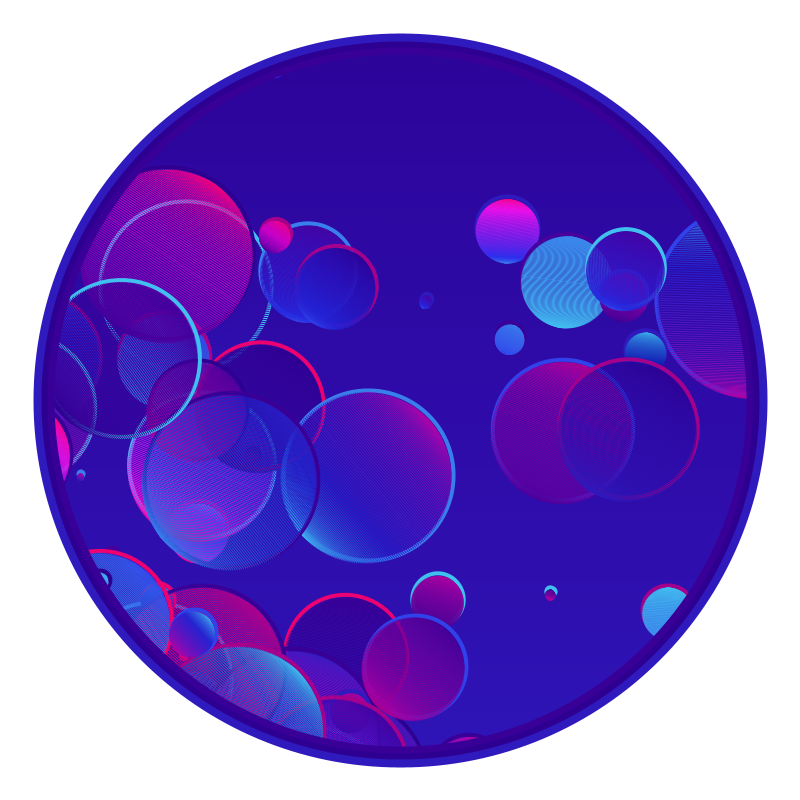
Frame 1 (no input)
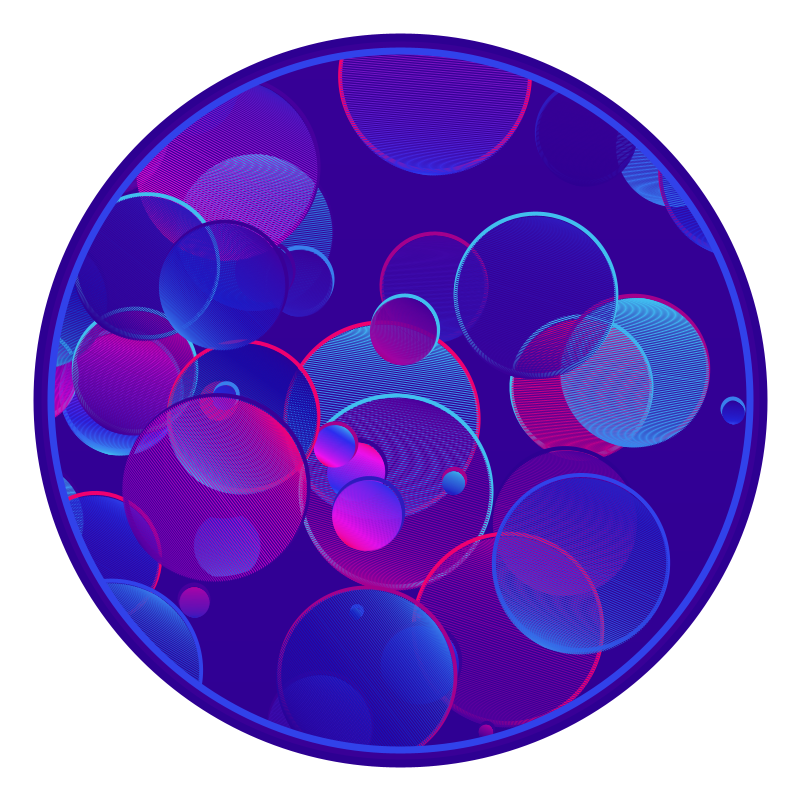
Frame 2 (the mouse pressed at the canvas centre, redrawn once)

The Processing sketch that drew these frames (run headless with seeded random() and noise(); the mouse was pressed at the canvas centre and the sketch redrawn once):

// Processing sketch: sketch_210616a
// ── sketch_210616a.pde
import java.util.*;
import java.util.UUID;

int screenshotCount=1;
int scale = 75;
String screenshotSet = UUID.randomUUID().toString();
int cols, rows, gH, gW;


color[] colors  = new int[9];

void setup()
{
  size(800, 800);

  cols = ceil(width/scale);
  rows = ceil(height/scale);
  gH = ceil(width/cols);
  gW = ceil(height/rows);

  colorMode(HSB, 359, 99, 99, 255);
  color c1 = color(331, 100, 93, 255);
  color c2 = color(308, 100, 64, 255);
  color c3 = color(266, 100, 61, 255);
  color c4 = color(262, 100, 59, 255);
  color c5 = color(258, 100, 57, 255);
  color c6 = color(247, 85, 74, 255);
  color c7 = color(234, 78, 91, 255);
  color c8 = color(216, 75, 92, 255);
  color c9 = color(196, 72, 93, 255);
  colors[0] = c1;
  colors[1] = c2;
  colors[2] = c3;
  colors[3] = c4;
  colors[4] = c5;
  colors[5] = c6;
  colors[6] = c7;
  colors[7] = c8;
  colors[8] = c9;


}

void gradientEllipse(float centerX, float centerY, float containerW, float containerH, float variance, int stepHeight, color c1, color c2) {


  // float variance = 0.001;
  // int stepHeight = 1;
  //
  // float centerX = width/2;
  // float centerY = height/2;
  // float containerW = width/2;
  // float containerH = height/2;

  float lPerc = 0.0;
  int offset = 0;
  int topCount = 0;
  int bottomCount = 0;

  color topToMddleC =  lerpColor(c1, c2, .5);
  color middleToBottomC =  lerpColor(c1, c2, 1);
  float nextX, nextY;

  float[][] topLeft = new float[int(90/variance)][];
  float[][] topRight = new float[int(90/variance)][];
  float[][] bottomLeft = new float[int(90/variance)][];
  float[][] bottomRight = new float[int(90/variance)][];

  // Top Left Arc
  offset = 0;
  for(float a=PI+HALF_PI; a >= PI; a+=-variance) {
    nextX = centerX + (containerW/2) * cos(a);
    nextY =  centerY + (containerH/2) * sin(a);
    topLeft[offset] = new float[] {nextX, nextY};
    offset++;
  }

  // Top Right Arc
  offset = 0;
  for(float a=PI+HALF_PI; a <= PI+HALF_PI+HALF_PI; a+=variance) {
    nextX = centerX + (containerW/2) * cos(a);
    nextY = centerY + (containerH/2) * sin(a);
    topRight[offset] = new float[] {nextX, nextY};
    offset++;
  }

  // Bottom Left Arc
  offset = 0;
  for(float a=PI; a >= HALF_PI - variance; a+=-variance) {
    nextX = centerX + (containerW/2) * cos(a);
    nextY = centerY + (containerH/2) * sin(a);
    bottomLeft[offset] = new float[] {nextX, nextY};
    offset++;
  }

  // Bottom Right Arc
  offset = 0;
  for(float a=HALF_PI-QUARTER_PI*2; a <= HALF_PI + variance; a+=variance) {
    nextX = centerX + (containerW/2) * cos(a);
    nextY = centerY + (containerH/2) * sin(a);
    bottomRight[offset] = new float[] {nextX, nextY};
    offset++;
  }

  // find the actual number of point from top to middle
  for(int i=0; i < topLeft.length; i++ ) {
    if (topLeft[i] != null && topRight[i] != null) {
    topCount++;
    }
  }

  // find the actual number of point from middle to bottom
  for(int i=0; i < bottomLeft.length; i++ ) {
    if (bottomLeft[i] != null && bottomRight[i] != null) {
    bottomCount++;
    }
  }

  // From the top to the middle draw rectangles with color transition
  for(int i=0; i < topCount; i++ ) {
    lPerc = 0.5 * (((float)i/(float)topCount));
    topToMddleC = lerpColor(c1, c2, lPerc);
    fill(topToMddleC);
    if (topLeft[i] != null && topRight[i] != null) {
      beginShape();
      vertex(topLeft[i][0], topLeft[i][1]);
      vertex(topRight[i][0], topRight[i][1]);
      vertex(topRight[i][0]+stepHeight, topRight[i][1]+stepHeight);
      vertex(topLeft[i][0]+stepHeight, topLeft[i][1]+stepHeight);
      endShape();
    }
  }

  // From the top to the middle draw rectangles with color transition
  for(int i=0; i < bottomCount; i++) {
    lPerc = (1 * (((float)i/(float)bottomCount)));
    middleToBottomC = lerpColor(topToMddleC, c2, lPerc);
    fill(middleToBottomC);
    if (bottomLeft[i] != null && bottomRight[i] != null) {
      beginShape();
      vertex(bottomLeft[i][0], bottomLeft[i][1]);
      vertex(bottomRight[i][0], bottomRight[i][1]);
      vertex(bottomRight[i][0]+stepHeight, bottomRight[i][1]+stepHeight);
      vertex(bottomLeft[i][0]+stepHeight, bottomLeft[i][1]+stepHeight);
      endShape();
    }
  }
}


void draw() {

  noLoop();
  noStroke();
  noFill();
  background(255);

  ArrayList<Integer> colorNumbersBg = new ArrayList<Integer>();
  for(int ci = 0; ci < colors.length; ci++)
  {
    colorNumbersBg.add(ci);
  }
  Collections.shuffle(colorNumbersBg);
  int cr1Bg = colorNumbersBg.get(0);
  int cr2Bg = colorNumbersBg.get(1);
  int cr3Bg = colorNumbersBg.get(2);

  gradientEllipse(width/2, height/2, width, height, 0.0001, 1, colors[cr1Bg], colors[cr2Bg]);
  int coordStart = 0;
  // create an array of all the x and y coordinates
  int[][] coordinates = new int[rows*cols][];
  for(int r = 0; r < rows; r++) {
    for(int c = 0; c < cols; c++) {
      coordinates[coordStart] = new int[] {r, c};
      coordStart++;


    }
  }
  // create an array to get random coordinates from
  ArrayList<Integer> randCoord = new ArrayList<Integer>();
  for(int i = 0; i < coordinates.length; i++)
  {
    randCoord.add(i);
  }
  Collections.shuffle(randCoord);
  for(int i=0; i < coordinates.length; i++) {

    int r = coordinates[randCoord.get(i)][0];
    int c = coordinates[randCoord.get(i)][1];
    // print(" - ");
    // print(r);
    // print("/");
    // print(c);
    // print(" - ");
    // select random colors from the colors set
    ArrayList<Integer> colorNumbers = new ArrayList<Integer>();
    for(int ci = 0; ci < colors.length; ci++)
    {
      colorNumbers.add(ci);
    }
    Collections.shuffle(colorNumbers);
    int cr1 = colorNumbers.get(0);
    int cr2 = colorNumbers.get(1);
    int cr3 = colorNumbers.get(2);

    float eW = random(gW*2.5);

    rotate(0.01);

    // outline
    noFill();
    stroke(colors[cr1]);
    strokeWeight(4);
    ellipse(r*gW+gW/2, (c*gH+gH/2)-3, eW-1, eW-1);

    noStroke();
    gradientEllipse(r*gW+gW/2, c*gH+gH/2, eW, eW, 0.025, 1, colors[cr2], colors[cr3]);

  }
  resetMatrix();
  noFill();
  stroke(color(0,0,100, 255));
  strokeWeight(100);

  for (int clip = 0; clip <= 10; clip++) {
      ellipse(width/2, height/2, width+100*clip, height+100*clip);
  }

  noFill();
  stroke(colors[cr3Bg]);
  strokeWeight(8);
  ellipse(width/2, height/2, width-100, height-100);
  stroke(colors[cr1Bg]);
  ellipse(width/2, height/2, width-86, height-86);
  stroke(colors[cr2Bg]);
  ellipse(width/2, height/2, width-74, height-74);

}

void keyPressed() {
  if(key == 's') {
    save("result-"+nf(height)+"-"+nf(width)+"-"+nf(rows)+"-"+nf(cols)+"-"+screenshotSet+"-"+nf(screenshotCount,4)+".png");
    screenshotCount++;
  }
  if(keyCode == 10) {
    redraw();
  }
}
